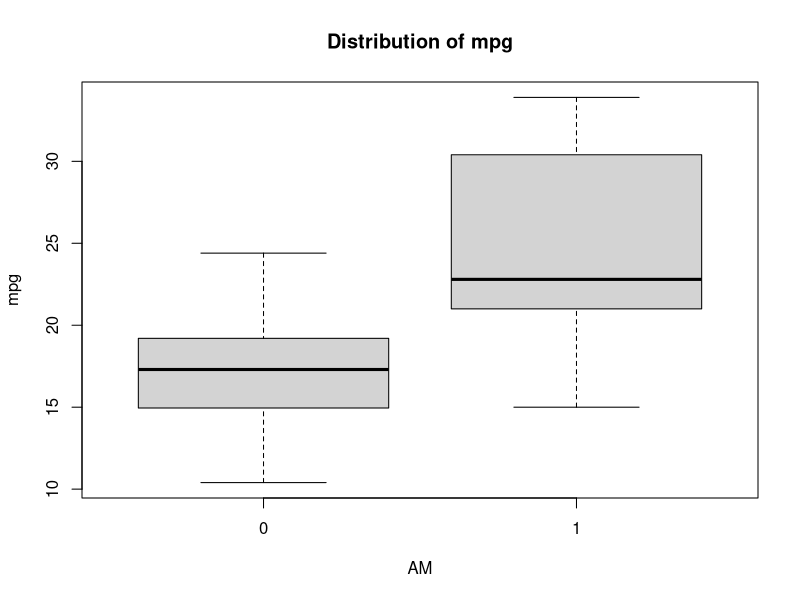
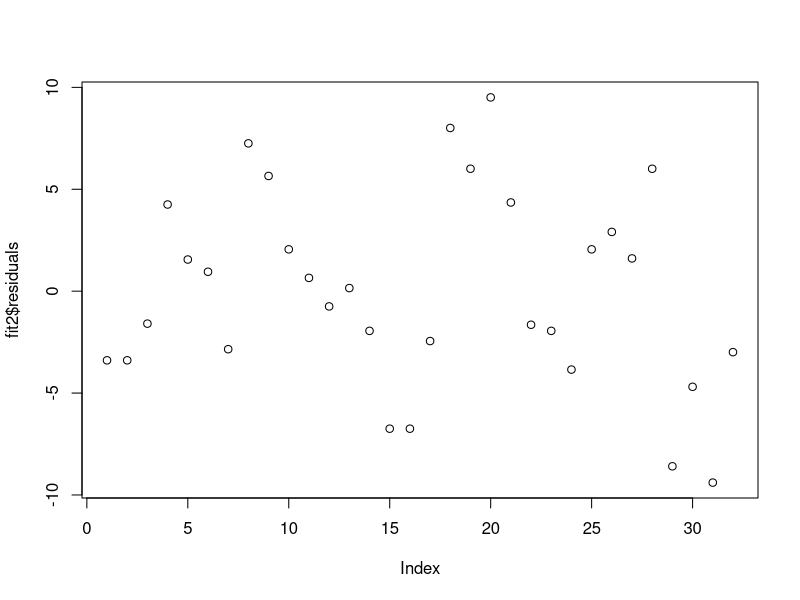

The R script that drew these images, in order:
## ---- chunk 1
data(mtcars)

boxplot(mpg ~ am, data = mtcars, main = "Distribution of mpg", xlab = "AM")

## ---- chunk 2
fit <- lm(mpg ~ ., data = mtcars)
summary(fit)
## ---- chunk 3
fit2 <- lm(mpg ~ am, data = mtcars)
summary(fit2)
## ---- chunk 4
plot(fit2$residuals)
